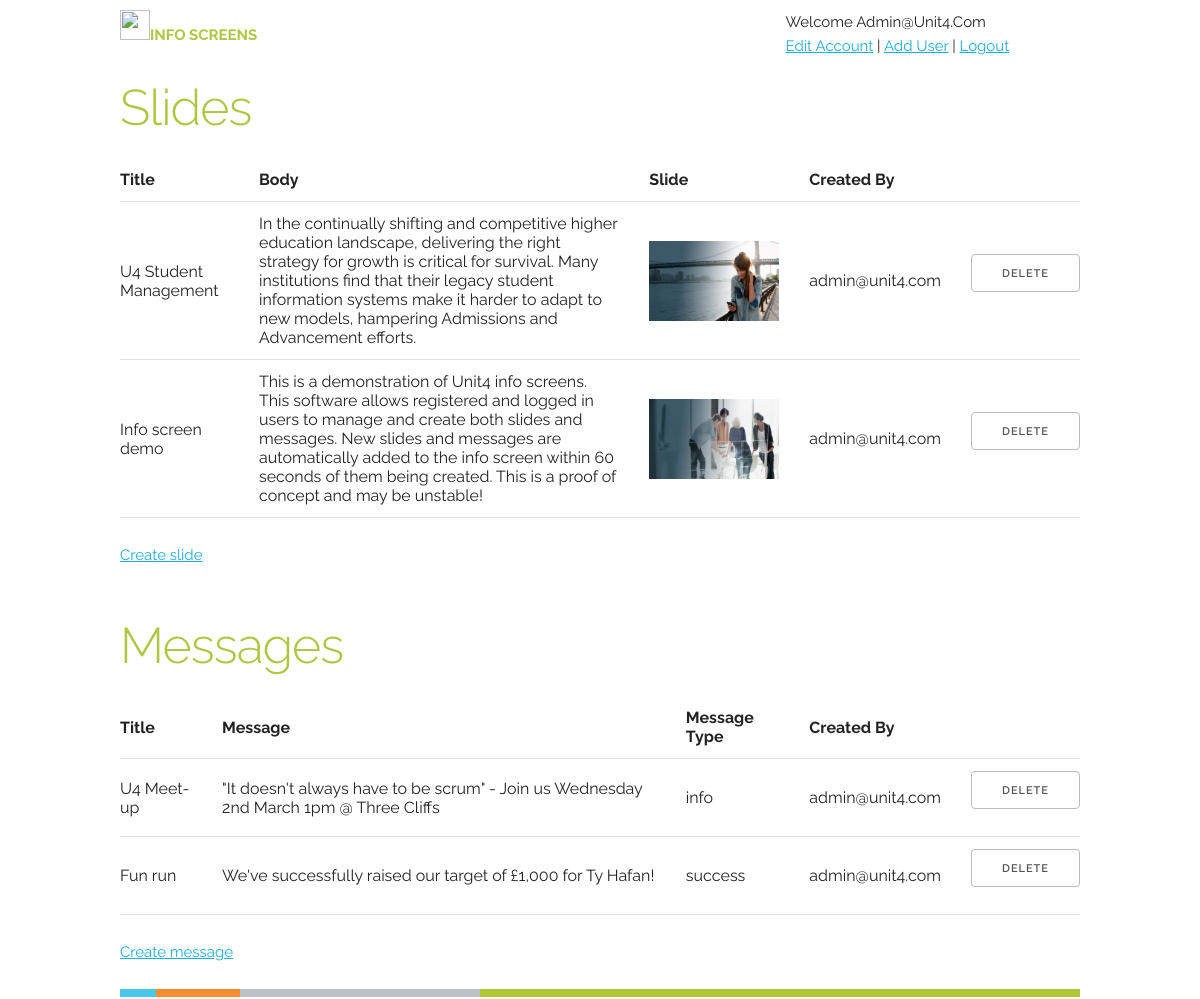
The page /private.php (signed in) on the database its author committed.
### tables this page shows
CREATE TABLE IF NOT EXISTS `slides` (
  `slideId` int(11) NOT NULL AUTO_INCREMENT,
  `title` varchar(100) NOT NULL,
  `body` varchar(1000) NOT NULL,
  `slideImageId` int(11) NOT NULL,
  `userId` int(11) DEFAULT NULL,
  PRIMARY KEY (`slideId`)
);

CREATE TABLE IF NOT EXISTS `users` (
  `userId` int(11) NOT NULL AUTO_INCREMENT,
  `password` char(64) NOT NULL,
  `salt` char(16) NOT NULL,
  `email` varchar(255) NOT NULL,
  PRIMARY KEY (`userId`),
  UNIQUE KEY `email` (`email`)
);

CREATE TABLE IF NOT EXISTS `messages` (
  `messageId` int(11) NOT NULL AUTO_INCREMENT,
  `title` varchar(255) NOT NULL,
  `message` varchar(255) NOT NULL,
  `startDate` datetime DEFAULT NULL,
  `endDate` datetime DEFAULT NULL,
  `userId` int(11) DEFAULT NULL,
  `messageType` varchar(10) DEFAULT NULL,
  PRIMARY KEY (`messageId`)
);

### edit_slides.php (the view, shortened to what this page needs)
<?php
    require("common.php");
	$query = "
        SELECT
            slides.slideId,
            slides.title,
            slides.body,
            slides.slideImageId,
			users.email
        FROM slides, users
		WHERE users.userId = slides.userId
    ";
    try
    {
        $stmt = $db->prepare($query);
        $stmt->execute();
    }
    catch(PDOException $ex)
    {
        die("Failed to run query: " . $ex->getMessage());
    }
    $rows = $stmt->fetchAll();
?>
<h1>Slides</h1>
<table class="u-full-width">
	<thead>
    <tr>
        <th>Title</th>
        <th class="un">Body</th>
        <th class="un">Slide</th>
        <th class="un">Created By</th>
        <th></th>
    </tr>
	</thead>
	<tbody>
    <?php foreach($rows as $row): ?>
        <tr>
            <td><?php echo htmlentities($row['title'], ENT_QUOTES, 'UTF-8'); ?></td>
            <td class="un"><?php echo htmlentities($row['body'], ENT_QUOTES, 'UTF-8'); ?></td>
			<td class="un"><img style="height:80px; width:130px;" src="images/slides/<?php echo htmlentities($row['slideImageId'], ENT_QUOTES, 'UTF-8'); ?>.jpg"/></td>
            <td class="un"><?php echo htmlentities($row['email'], ENT_QUOTES, 'UTF-8'); ?></td>
			<td>
			<form action='delete_slide.php?slideId=<?php echo $row['slideId']; ?>' method="post">
        <input type="submit" name="submit" value="Delete">
    </form>
			</td>
        </tr>
    <?php endforeach; ?>
	</tbody>
</table>

### private.php (shortened to what this page needs)
<?php
    require("common.php");
?>
<html>
<head>
  <link rel="stylesheet" href="css/admin.css">
  <link rel="stylesheet" href="css/normalize.css">
  <link rel="stylesheet" href="css/skeleton.css">
</head>
<body>
<div class="container">
  <div class="row header">
          <div class="eight columns"><a href="index.php"><img src="http://cdn.unit4.hosting.us.onehippo.com/binaries/content/gallery/unit4/brand/unit4_logo.png" /></a><span style="color:#b0c641;font-weight:bold;">INFO SCREENS</span></div>
          <div class="four columns" style="padding-top:10px;text-transform:capitalize;">Welcome <?php echo htmlentities($_SESSION['user']['email'], ENT_QUOTES, 'UTF-8'); ?><br><a href="edit_account.php">Edit account</a> | <a href="register.php">Add user</a> | <a href="logout.php">Logout</a></div>
</div>
<?php include 'edit_slides.php' ?>
<div id="createSlide" style="color:#1EAEDB;text-decoration:underline;margin-bottom:25px;cursor:hand;">Create slide</div>
	<?php include 'create_slide.php' ?>
<br>
<?php include 'edit_messages.php' ?>
<div id="createMessage" style="color:#1EAEDB;text-decoration:underline;margin-bottom:25px;cursor:hand;">Create message</div>
	<div class="color cf">							 <span></span><span></span><span></span><span></span><span></span><span></span><span></span><span></span>
	</div>
</body>
</html>

### edit_messages.php (shortened to what this page needs)
<?php
    require("common.php");
	$query = "
        SELECT
            messages.messageId,
            messages.title,
            messages.message,
            messages.messageType,
			users.email
        FROM messages, users
		WHERE users.userId = messages.userId
    ";
    try
    {
        $stmt = $db->prepare($query);
        $stmt->execute();
    }
    catch(PDOException $ex)
    {
        die("Failed to run query: " . $ex->getMessage());
    }
    $rows = $stmt->fetchAll();
?>
<h1>Messages</h1>
<table class="u-full-width">
<thead>
    <tr>
        <th>Title</th>
        <th class="un">Message</th>
        <th class="un">Message Type</th>
        <th class="un">Created By</th>
        <th></th>
    </tr>
	</thead>
	<tbody>
    <?php foreach($rows as $row): ?>
        <tr>
            <td><?php echo htmlentities($row['title'], ENT_QUOTES, 'UTF-8'); ?></td>
            <td class="un"><?php echo htmlentities($row['message'], ENT_QUOTES, 'UTF-8'); ?></td>
			 <td class="un"><?php echo htmlentities($row['messageType'], ENT_QUOTES, 'UTF-8'); ?></td>
            <td class="un"><?php echo htmlentities($row['email'], ENT_QUOTES, 'UTF-8'); ?></td>
			<td>
		<form action='delete_message.php?messageId=<?php echo $row['messageId']; ?>' method="post">
        <input type="submit" name="submit" value="Delete">
    </form>
        </tr>
    <?php endforeach; ?>
	</tbody>
</table>

### css/admin.css (style rules this page uses)
h1 { color: #b0c641; }
.header { margin-bottom:20px; }
.header img { height:30px; padding-top:10px; }
.cf:after { display: block; }
div.color span { display: block; width: 12.5%; float: left; height: 8px; background-color: #292A79 }
div.color span:nth-child(1) { background: #F68D2E; background: -webkit-gradient(linear, left top, right top, color-stop(0, #4AC7ED), color-stop(70%, #4AC7ED), color-stop(30%, #F68D2E), color-stop(100%, #F68D2E)); background: -webkit-linear-gradient(right, #F68D2E 0, #F68D2E 70%, #4AC7ED 30%, #4AC7ED 100%); background: linear-gradient(to left, #F68D2E 0, #F68D2E 70%, #4AC7ED 30%, #4AC7ED 100%); filter: progid: DXImageTransform.Microsoft.gradient( startColorstr='$cReOrange', endColorstr='$cReBlue', GradientType=1) }
div.color span:nth-child(2), div.color span:nth-child(3) { background-color: #BEC2C7 }
div.color span:nth-child(4), div.color span:nth-child(5), div.color span:nth-child(6), div.color span:nth-child(7), div.color span:nth-child(8) { background-color: #AFC836 }
.color { float: left; width: 100%; height: 10px; }
table form { margin:0px; }

### css/skeleton.css (style rules this page uses)
.container { position: relative; width: 100%; max-width: 960px; margin: 0 auto; padding: 0 20px; box-sizing: border-box; }
.column, .columns { width: 100%; float: left; box-sizing: border-box; }
@media (min-width: 400px) { .container { width: 85%; padding: 0; } }
@media (min-width: 550px) { .container { width: 80%; } }
@media (min-width: 550px) { .column, .columns { margin-left: 4%; } }
@media (min-width: 550px) { .column:first-child, .columns:first-child { margin-left: 0; } }
@media (min-width: 550px) { .four.columns { width: 30.6666666667%; } }
@media (min-width: 550px) { .eight.columns { width: 65.3333333333%; } }
html { font-size: 62.5%; }
body { font-size: 1.5em; line-height: 1.6; font-weight: 400; font-family: "Raleway", "HelveticaNeue", "Helvetica Neue", Helvetica, Arial, sans-serif; color: #222; }
h1, h2, h3, h4, h5, h6 { margin-top: 0; margin-bottom: 2rem; font-weight: 300; }
h1 { font-size: 4.0rem; line-height: 1.2; letter-spacing: -.1rem; }
@media (min-width: 550px) { h1 { font-size: 5.0rem; } }
a { color: #1EAEDB; }
.button, button, input[type="submit"], input[type="reset"], input[type="button"] { display: inline-block; height: 38px; padding: 0 30px; color: #555; text-align: center; font-size: 11px; font-weight: 600; line-height: 38px; letter-spacing: .1rem; text-transform: uppercase; text-decoration: none; white-space: nowrap; background-color: transparent; border-radius: 4px; border: 1px solid #bbb; cursor: pointer; box-sizing: border-box; }
th, td { padding: 12px 15px; text-align: left; border-bottom: 1px solid #E1E1E1; }
th:first-child, td:first-child { padding-left: 0; }
th:last-child, td:last-child { padding-right: 0; }
input, textarea, select, fieldset { margin-bottom: 1.5rem; }
pre, blockquote, dl, figure, table, p, ul, ol, form { margin-bottom: 2.5rem; }
.u-full-width { width: 100%; box-sizing: border-box; }
.container:after, .row:after, .u-cf { content: ""; display: table; clear: both; }

### private.php (style rules this page uses)
form { margin:0px; }

### rows shown on the page
slides: title "U4 Student Management", body "In the continually shifting and competitive higher education landscape, delivering the right strategy for growth is critical for survival. Many institutions find that their legacy student information systems make it harder to adapt to new models, hampering Admissions and Advancement efforts.", shows a picture, userId.email "admin@unit4.com"
slides: title "Info screen demo", body "This is a demonstration of Unit4 info screens. This software allows registered and logged in users to manage and create both slides and messages. New slides and messages are automatically added to the info screen within 60 seconds of them being created. This is a proof of concept and may be unstable!", shows a picture, userId.email "admin@unit4.com"
messages: title "U4 Meet-up", message "\"It doesn't always have to be scrum\" - Join us Wednesday 2nd March 1pm @ Three Cliffs", messageType "info", userId.email "admin@unit4.com"
messages: title "Fun run", message "We've successfully raised our target of £1,000 for Ty Hafan!", messageType "success", userId.email "admin@unit4.com"

### other values the page prints
$_SESSION['user']['email'] "Admin@unit4.com"
